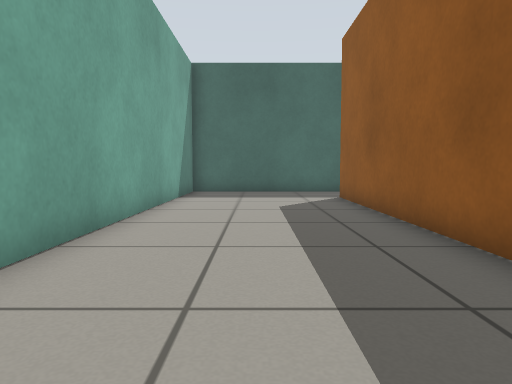
View 1 (above)

16 first-person views from a walk through a Gazebo world. The camera is 0.5 m above the floor, tilts 4° down and sees 70° across. The floor is counted in squares, 0.5 m on a side. Each view is taken from the middle of a square. On the plan, view 1 faces up. The plan holds only what a view shows up to about 13 squares ahead; the rest is blank.

View 2
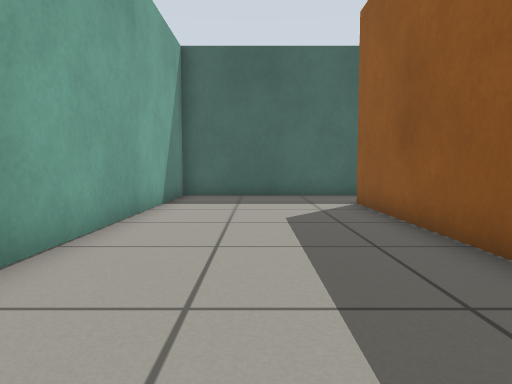

View 3
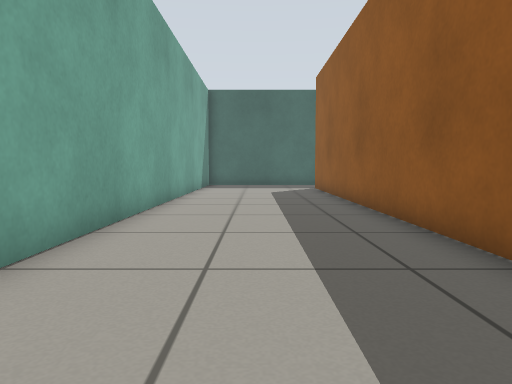

View 4
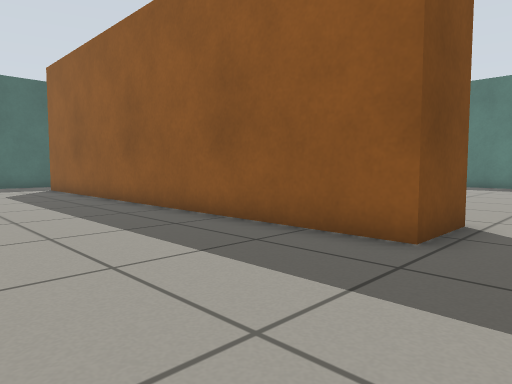

View 5
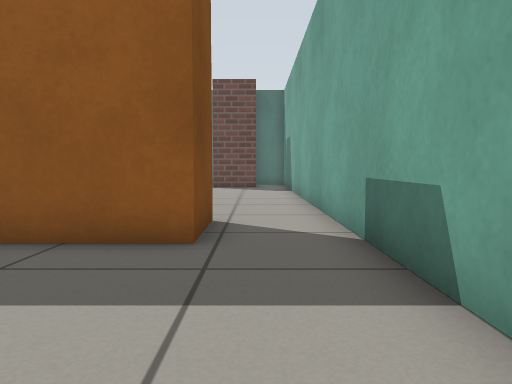

View 6
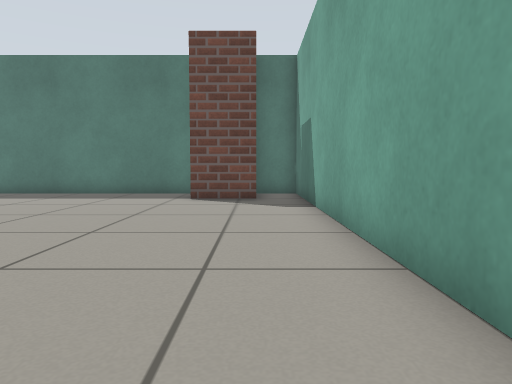

View 7
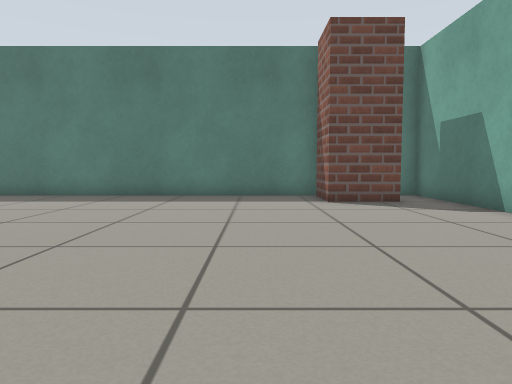

View 8
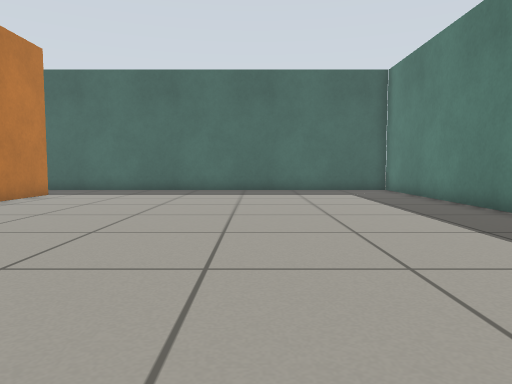

View 9
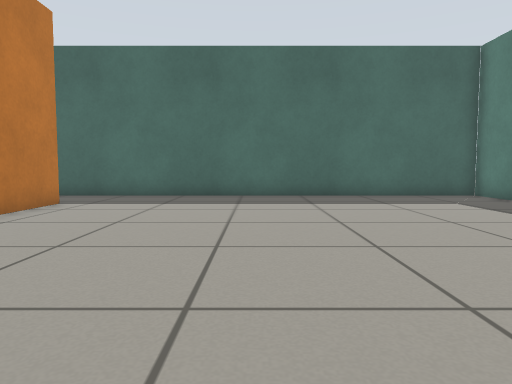

View 10
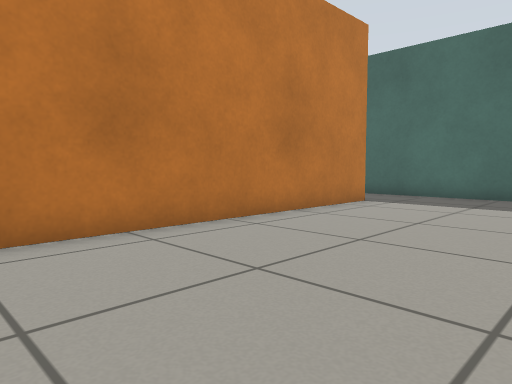

View 11
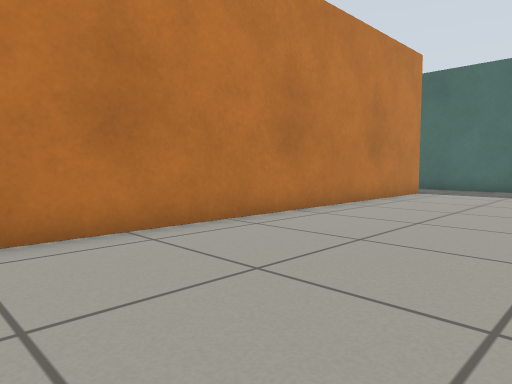

View 12
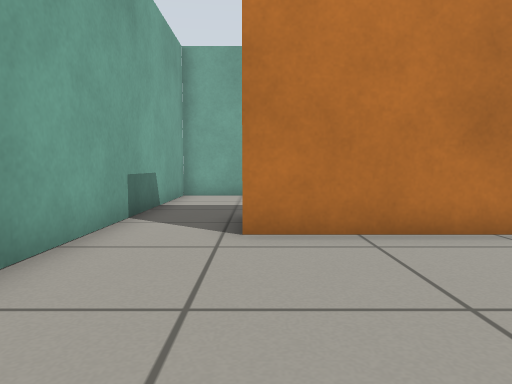

View 13
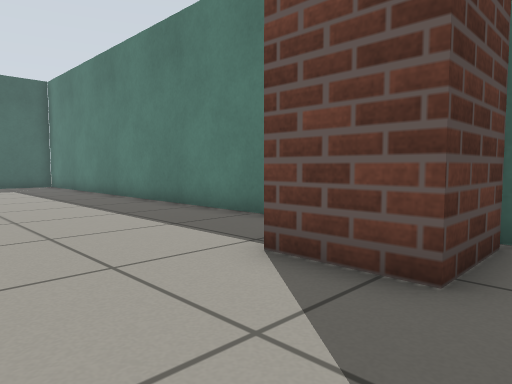

View 14
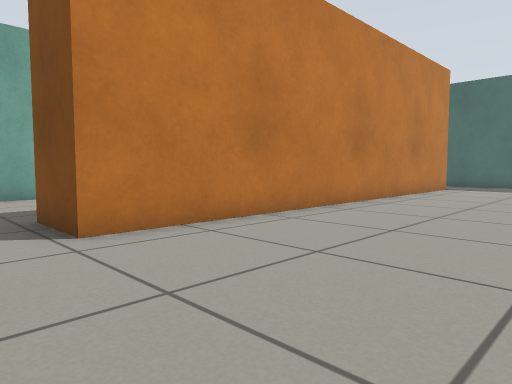

View 15
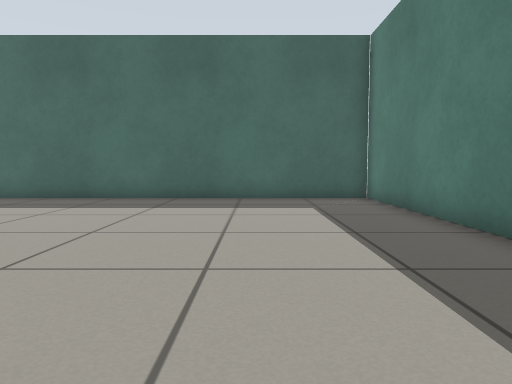

View 16
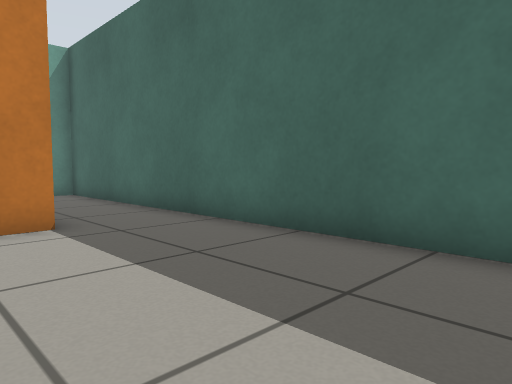

### Floor plan
Points are (right, up) in squares from view 1. A wall is a line through its corners. A room is listed if a view was taken in it or the views show most of it. See-through windows are left out.
Room 1 (views 1, 2, 3, 4, 5, 6)
walls: (4.7, -3.2) (2.7, -3.2) (2.7, 11.9); (4.5, 14.5) (-2.5, 14.5) (-2.5, -5.5) (4.5, -5.5)
ways out: opening at (3.5, -4.5) to room 2; opening at (3.5, 13.5) to room 2
Room 2 (views 7, 8, 9, 10, 11, 12, 13, 14, 15, 16)
walls: (4.7, 11.9) (4.7, -3.2); (17.5, -2.1) (17.5, 14.5) (4.5, 14.5); (17.2, -4) (15.1, -4) (15.1, -2) (17.1, -2); (4.5, -5.5) (17.5, -5.5) (17.5, -3.9)
ways out: opening at (3.5, -4.5) to room 1; opening at (3.5, 13.5) to room 1

Where each view was taken, in squares from view 1:
view 1: 0 up, 0 right, facing up
view 2: 2 up, 0 right, facing up
view 3: 5 down, 0 right, facing up
view 4: 5 down, 2 left, facing up-right
view 5: 4 down, 2 left, facing right
view 6: 4 down, 4 right, facing right
view 7: 0 up, 5 right, facing right
view 8: 1 down, 12 right, facing up
view 9: 2 up, 10 right, facing up
view 10: 2 up, 10 right, facing up-left
view 11: 2 down, 10 right, facing up-left
view 12: 3 down, 10 right, facing left
view 13: 5 down, 12 right, facing up-right
view 14: 5 down, 10 right, facing up-left
view 15: 3 up, 14 right, facing up
view 16: 10 up, 11 right, facing up-left
